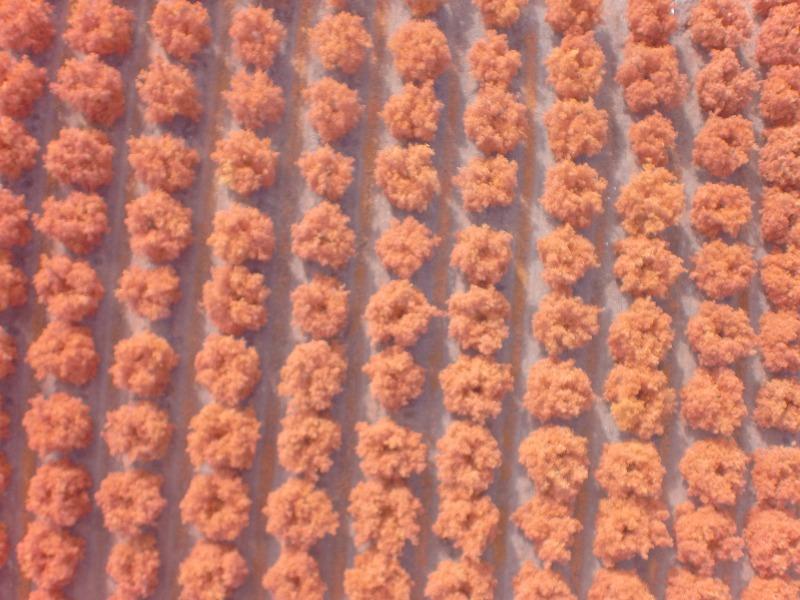
#> input picture probes/plantCount.jpg, 800 x 600 px
$ python NDVI.py   (Python 2 division)
#> lines starting #> are read from the running program, lines starting #| are printed output that depends on the picture; long printed decimals are rounded
import time
import numpy as np
from matplotlib import pyplot as plt

import cv2


def disp_multiple(im1=None, im2=None, im3=None, im4=None):
    """
    Combines four images for display.
    """
    height, width = im1.shape

    combined = np.zeros((2 * height, 2 * width, 3), dtype=np.uint8)

    combined[0:height, 0:width, :] = cv2.cvtColor(im1, cv2.COLOR_GRAY2RGB)
    combined[height:, 0:width, :] = cv2.cvtColor(im2, cv2.COLOR_GRAY2RGB)
    combined[0:height, width:, :] = cv2.cvtColor(im3, cv2.COLOR_GRAY2RGB)
    combined[height:, width:, :] = cv2.cvtColor(im4, cv2.COLOR_GRAY2RGB)

    return combined


def label(image, text):
    """
    Labels the given image with the given text
    """
    return cv2.putText(image, text, (0, 50), cv2.FONT_HERSHEY_SIMPLEX, 2, 255)


def contrast_stretch(im):
    """
    Performs a simple contrast stretch of the given image, from 5-95%.
    """
    in_min = np.percentile(im, 5)
    print in_min
    in_max = np.percentile(im, 95)
    print in_max
    out_min = 0.0
    out_max = 255.0

    out = im - in_min
    out *= ((out_min - out_max) / (in_min - in_max))
    out += in_min

    return out


def run():

    imgOriginal = cv2.imread('probes/plantCount.jpg')            # read next frame
#> imgOriginal is the input picture: shape (600, 800, 3); mean B, G, R 104.1, 122.4, 193.6
    b, g, r = cv2.split(imgOriginal)
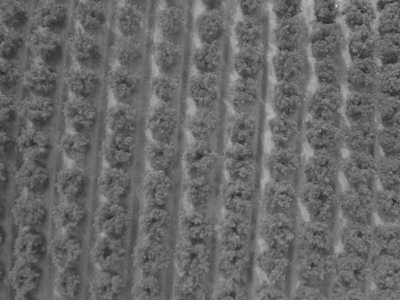
#> b: shape (600, 800) (shown at 1/2 size); min 19, max 239, mean 104.1
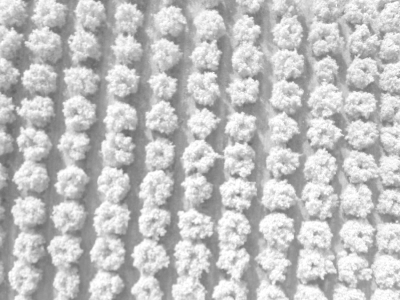
#> r: shape (600, 800) (shown at 1/2 size); min 95, max 255, mean 193.6

    # Calculate the NDVI

    # Bottom of fraction
    bottom = (r.astype(np.float32) + b)
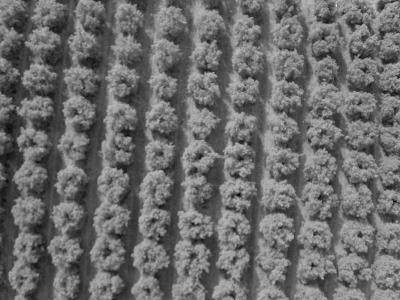
#> bottom: shape (600, 800) float32 (shown at 1/2 size); min 153, max 494, mean 297.7; drawn with min black and max white
    bottom[bottom == 0] = 0.01  # Make sure we don't divide by zero!

    ndvi = (r - b) / bottom
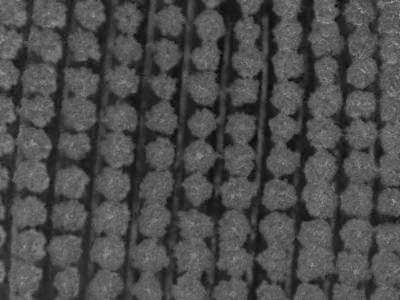
#> ndvi: shape (600, 800) float32 (shown at 1/2 size); min 0.0163, max 0.779, mean 0.296
   # print ndvi
    cv2.imshow('NDVI1234',ndvi)
    columnacero=0
    filacero=0
    rows, cols = ndvi.shape
   # print rows
   # print cols
    #print ndvi[2,3]
    drawing = np.zeros(ndvi.shape,np.uint8)
    for i in range(rows):
        for j in range(cols):
            if (ndvi[i,j]<=0):
                drawing[i,j]=ndvi[i,j]
#> drawing: shape (600, 800); every value is 0
               # [5 lines of commented-out code are left out]
    ndvi = contrast_stretch(ndvi)
#> in contrast_stretch, `in_min = np.percentile(im, 5)`: in_min = 0.121
#| 0.1211
#> in contrast_stretch, `in_max = np.percentile(im, 95)`: in_max = 0.427
#| 0.4266
#> in contrast_stretch, `out = im - in_min`:
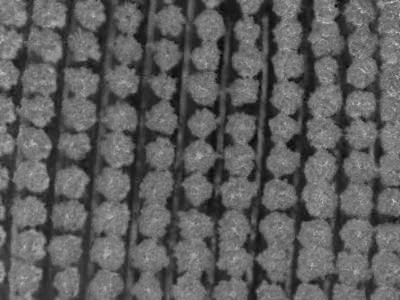
#> out: shape (600, 800) float32 (shown at 1/2 size); min -0.105, max 0.658, mean 0.175; drawn with min black and max white
    ndvi = ndvi.astype(np.uint8) #unsigned integer
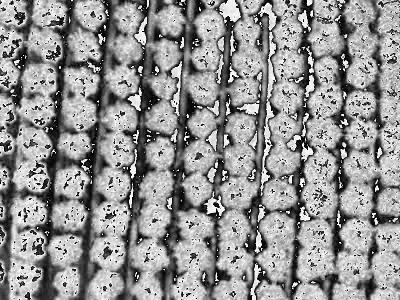
#> ndvi: shape (600, 800) (shown at 1/2 size); min 0, max 255, mean 145.8

    # Do the labelling
    label(b, 'Blue')
    label(g, 'Green')
    label(r, 'NIR')
    label(ndvi, 'NDVI')

    # Combine ready for display
    combined = disp_multiple(b, g, r, ndvi)
#> in disp_multiple, `combined[height:, width:, :] = cv2.cvtColor(im4, cv2.COLOR_GRAY2RGB)`:
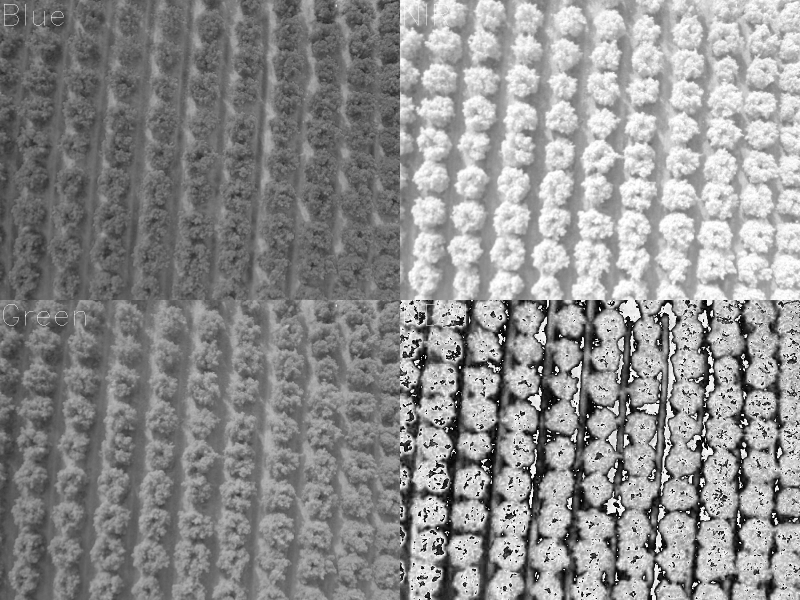
#> combined: shape (1200, 1600, 3) (shown at 1/2 size); min 0, max 255, mean 141.6


    # Display

    cv2.imwrite('resultado.jpg',combined)
    cv2.namedWindow("Result", cv2.WINDOW_NORMAL)
    cv2.imshow('Result',combined)
    #cv2.imshow('IMGZeros',drawing)
    # stream.truncate(0)

    # If we press ESC then break out of the loop
    c = cv2.waitKey(7) % 0x100
#> (key Esc is pressed here)
    cv2.waitKey(0)
    cv2.destroyAllWindows()

# Important cleanup here!


if __name__ == '__main__':
    run()

$ run again, with probes/1100002.jpg copied over probes/plantCount.jpg
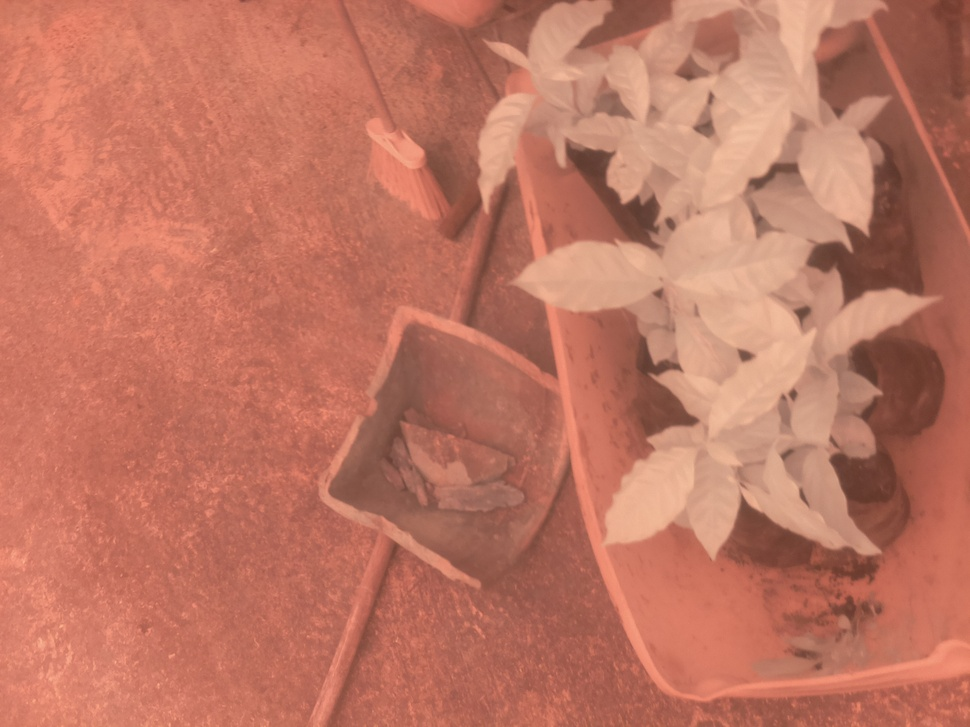
#> input picture probes/1100002.jpg, 970 x 727 px, shrunk from 2592 x 1944 before the run
#> in run, imgOriginal is the input picture: shape (727, 970, 3); mean B, G, R 98.3, 117.8, 191.1
#> in run, `ndvi = (r - b) / bottom`:
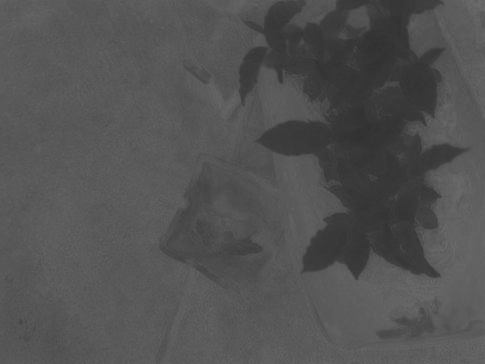
#> ndvi: shape (727, 970) float32 (shown at 1/2 size); min 0.186, max 0.476, mean 0.325
#> in_min = 0.219
#| 0.2187
#> in_max = 0.38
#| 0.3805
#> in disp_multiple, `combined[height:, width:, :] = cv2.cvtColor(im4, cv2.COLOR_GRAY2RGB)`:
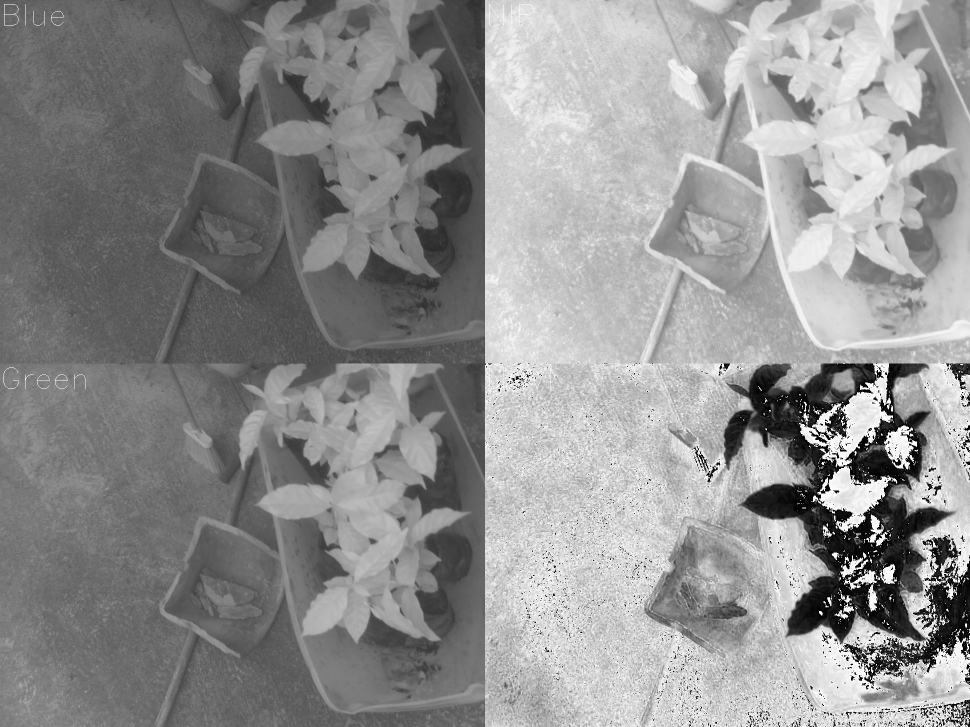
#> combined: shape (1454, 1940, 3) (shown at 1/2 size); min 0, max 255, mean 143.7

$ run again, with probes/1100016.jpg copied over probes/plantCount.jpg
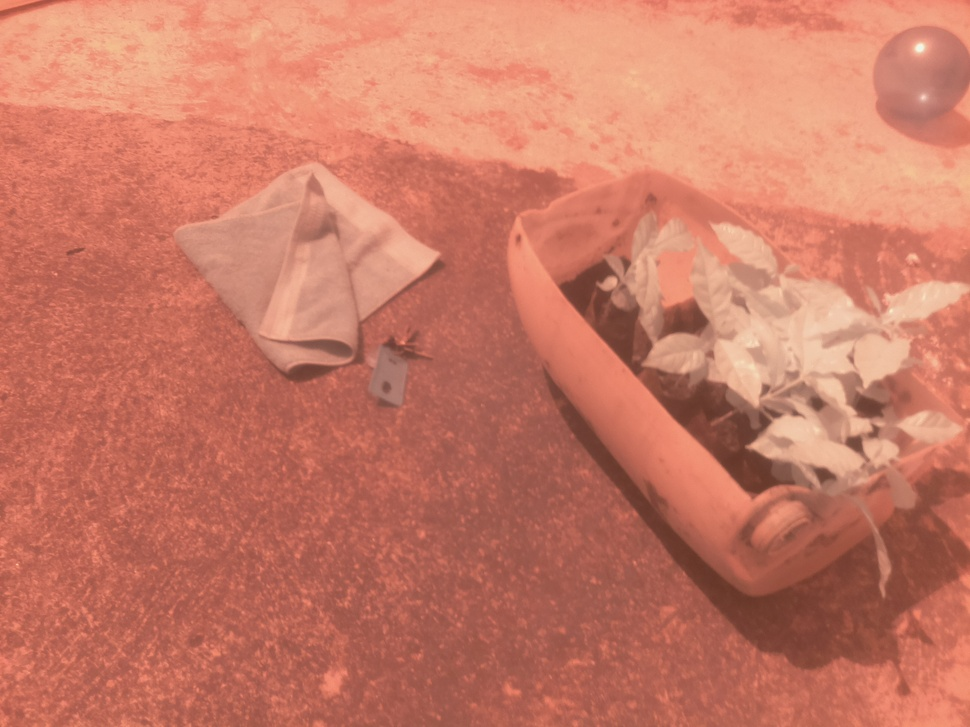
#> input picture probes/1100016.jpg, 970 x 727 px, shrunk from 2592 x 1944 before the run
#> in run, imgOriginal is the input picture: shape (727, 970, 3); mean B, G, R 101.1, 121.3, 201
#> in run, `ndvi = (r - b) / bottom`:
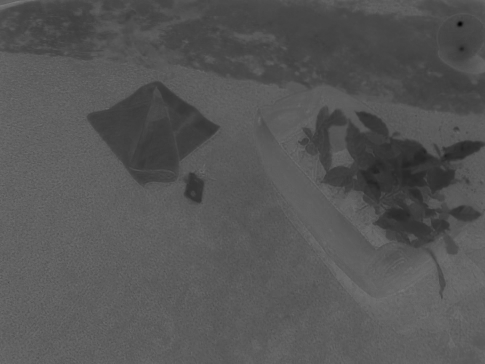
#> ndvi: shape (727, 970) float32 (shown at 1/2 size); min 0, max 0.511, mean 0.337
#> in_min = 0.241
#| 0.241
#> in_max = 0.399
#| 0.3989
#> in disp_multiple, `combined[height:, width:, :] = cv2.cvtColor(im4, cv2.COLOR_GRAY2RGB)`:
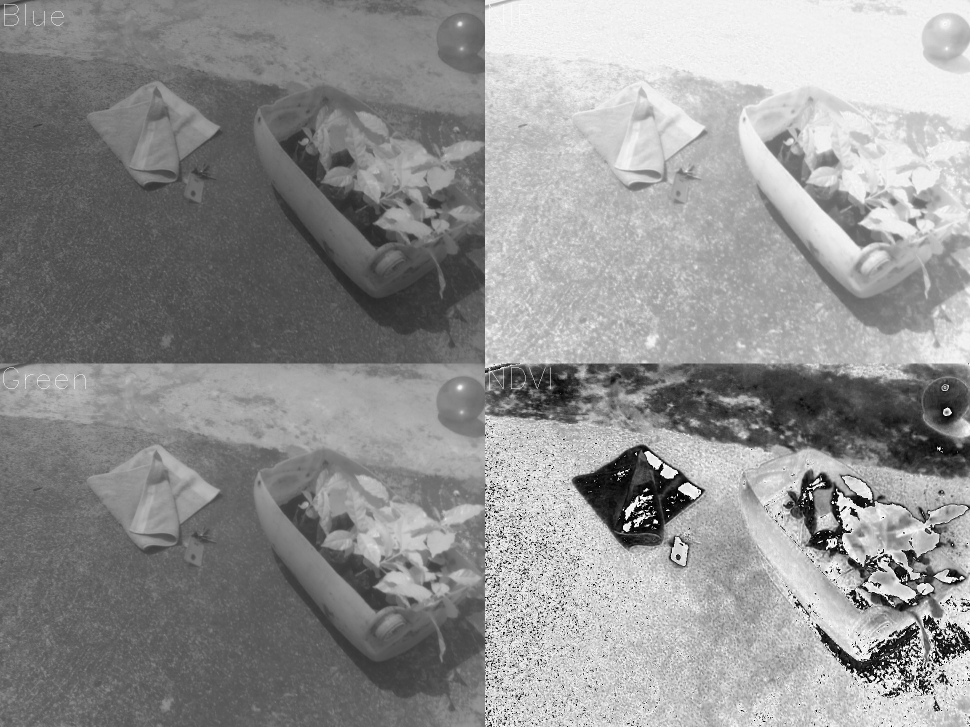
#> combined: shape (1454, 1940, 3) (shown at 1/2 size); min 0, max 255, mean 144.9
